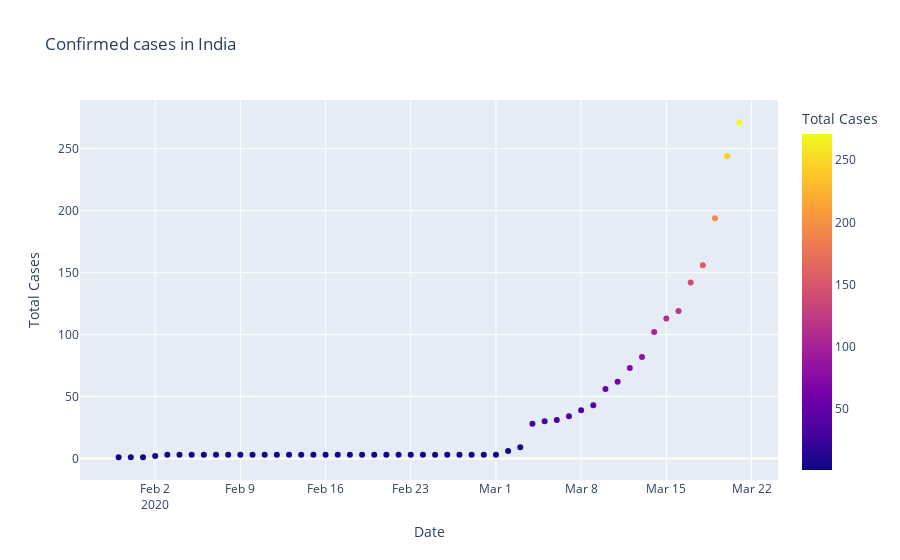
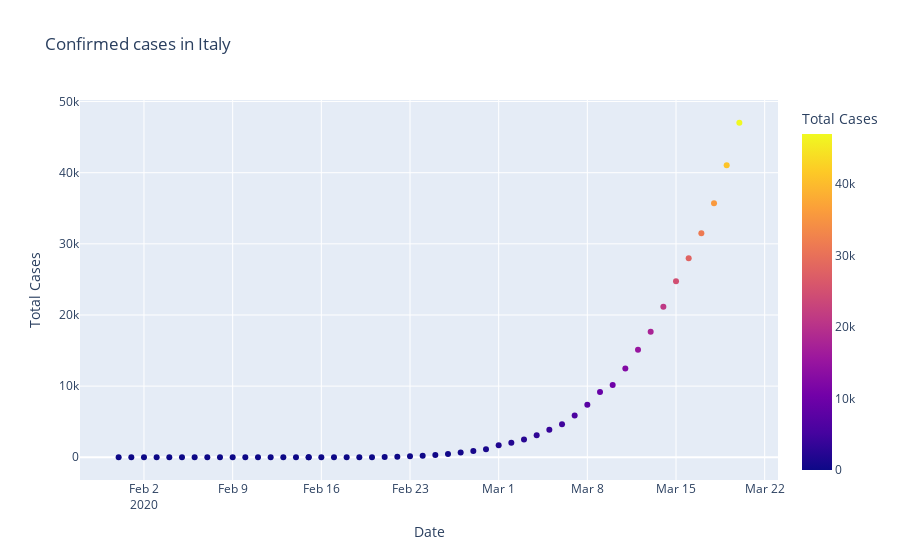

The notebook cell these images were saved under, in order:
### Code cell
## Usinng plotely Express

## Visulization using Using Matplotlib

fig=px.scatter(dbd_India,x='Date',y='Total Cases',color='Total Cases',title="Confirmed cases in India")
fig.show()


fig=px.scatter(dbd_Italy,x='Date',y='Total Cases',color='Total Cases',title="Confirmed cases in Italy")
fig.show()


fig=px.scatter(dbd_Korea,x='Date',y='Total Cases',color='Total Cases',title="Confirmed cases in Korea")
fig.show()

fig=px.scatter(dbd_Wuhan,x='Date',y='Total Cases',color='Total Cases',title="Confirmed cases in Wuhan")
fig.show()

### Figure 1 — Plotly figure (JSON) as saved in the notebook; plotly's stock layout.template omitted (floating-point values rounded to 4 significant figures)
{"data": [{"hovertemplate": "Date=%{x}<br>Total Cases=%{marker.color}<extra></extra>", "legendgroup": "", "marker": {"color": [1, 1, 1, 2, 3, 3, 3, 3, 3, 3, 3, 3, 3, 3, 3, 3, 3, 3, 3, 3, 3, 3, 3, 3, 3, 3, 3, 3, 3, 3, 3, 3, 6, 9, 28, 30, 31, 34, 39, 43, 56, 62, 73, 82, 102, 113, 119, 142, 156, 194, 244, 271], "coloraxis": "coloraxis", "symbol": "circle"}, "mode": "markers", "name": "", "showlegend": false, "type": "scatter", "x": ["2020-01-30T00:00:00", "2020-01-31T00:00:00", "2020-02-01T00:00:00", "2020-02-02T00:00:00", "2020-02-03T00:00:00", "2020-02-04T00:00:00", "2020-02-05T00:00:00", "2020-02-06T00:00:00", "2020-02-07T00:00:00", "2020-02-08T00:00:00", "2020-02-09T00:00:00", "2020-02-10T00:00:00", "2020-02-11T00:00:00", "2020-02-12T00:00:00", "2020-02-13T00:00:00", "2020-02-14T00:00:00", "2020-02-15T00:00:00", "2020-02-16T00:00:00", "2020-02-17T00:00:00", "2020-02-18T00:00:00", "2020-02-19T00:00:00", "2020-02-20T00:00:00", "2020-02-21T00:00:00", "2020-02-22T00:00:00", "2020-02-23T00:00:00", "2020-02-24T00:00:00", "2020-02-25T00:00:00", "2020-02-26T00:00:00", "2020-02-27T00:00:00", "2020-02-28T00:00:00", "2020-02-29T00:00:00", "2020-03-01T00:00:00", "2020-03-02T00:00:00", "2020-03-03T00:00:00", "2020-03-04T00:00:00", "2020-03-05T00:00:00", "2020-03-06T00:00:00", "2020-03-07T00:00:00", "2020-03-08T00:00:00", "2020-03-09T00:00:00", "2020-03-10T00:00:00", "2020-03-11T00:00:00", "2020-03-12T00:00:00", "2020-03-13T00:00:00", "2020-03-14T00:00:00", "2020-03-15T00:00:00", "2020-03-16T00:00:00", "2020-03-17T00:00:00", "2020-03-18T00:00:00", "2020-03-19T00:00:00", "2020-03-20T00:00:00", "2020-03-21T00:00:00"], "xaxis": "x", "y": [1, 1, 1, 2, 3, 3, 3, 3, 3, 3, 3, 3, 3, 3, 3, 3, 3, 3, 3, 3, 3, 3, 3, 3, 3, 3, 3, 3, 3, 3, 3, 3, 6, 9, 28, 30, 31, 34, 39, 43, 56, 62, 73, 82, 102, 113, 119, 142, 156, 194, 244, 271], "yaxis": "y"}], "layout": {"coloraxis": {"colorbar": {"title": {"text": "Total Cases"}}, "colorscale": [[0, "#0d0887"], [0.1111, "#46039f"], [0.2222, "#7201a8"], [0.3333, "#9c179e"], [0.4444, "#bd3786"], [0.5556, "#d8576b"], [0.6667, "#ed7953"], [0.7778, "#fb9f3a"], [0.8889, "#fdca26"], [1, "#f0f921"]]}, "legend": {"tracegroupgap": 0}, "title": {"text": "Confirmed cases in India"}, "xaxis": {"anchor": "y", "domain": [0, 1], "title": {"text": "Date"}}, "yaxis": {"anchor": "x", "domain": [0, 1], "title": {"text": "Total Cases"}}}}

### Figure 2 — Plotly figure (JSON) as saved in the notebook; plotly's stock layout.template omitted (floating-point values rounded to 4 significant figures)
{"data": [{"hovertemplate": "Date=%{x}<br>Total Cases=%{marker.color}<extra></extra>", "legendgroup": "", "marker": {"color": [2, 2, 2, 2, 2, 2, 3, 3, 3, 3, 3, 3, 3, 3, 3, 3, 3, 3, 3, 3, 3, 3, 20, 79, 157, 229, 323, 470, 655, 889, 1128, 1701, 2036, 2502, 3089, 3858, 4636, 5883, 7375, 9172, 10149, 12462, 15113, 17660, 21157, 24747, 27980, 31506, 35713, 41035, 47021], "coloraxis": "coloraxis", "symbol": "circle"}, "mode": "markers", "name": "", "showlegend": false, "type": "scatter", "x": ["2020-01-31T00:00:00", "2020-02-01T00:00:00", "2020-02-02T00:00:00", "2020-02-03T00:00:00", "2020-02-04T00:00:00", "2020-02-05T00:00:00", "2020-02-06T00:00:00", "2020-02-07T00:00:00", "2020-02-08T00:00:00", "2020-02-09T00:00:00", "2020-02-10T00:00:00", "2020-02-11T00:00:00", "2020-02-12T00:00:00", "2020-02-13T00:00:00", "2020-02-14T00:00:00", "2020-02-15T00:00:00", "2020-02-15T00:00:00", "2020-02-16T00:00:00", "2020-02-17T00:00:00", "2020-02-18T00:00:00", "2020-02-19T00:00:00", "2020-02-20T00:00:00", "2020-02-21T00:00:00", "2020-02-22T00:00:00", "2020-02-23T00:00:00", "2020-02-24T00:00:00", "2020-02-25T00:00:00", "2020-02-26T00:00:00", "2020-02-27T00:00:00", "2020-02-28T00:00:00", "2020-02-29T00:00:00", "2020-03-01T00:00:00", "2020-03-02T00:00:00", "2020-03-03T00:00:00", "2020-03-04T00:00:00", "2020-03-05T00:00:00", "2020-03-06T00:00:00", "2020-03-07T00:00:00", "2020-03-08T00:00:00", "2020-03-09T00:00:00", "2020-03-10T00:00:00", "2020-03-11T00:00:00", "2020-03-12T00:00:00", "2020-03-13T00:00:00", "2020-03-14T00:00:00", "2020-03-15T00:00:00", "2020-03-16T00:00:00", "2020-03-17T00:00:00", "2020-03-18T00:00:00", "2020-03-19T00:00:00", "2020-03-20T00:00:00"], "xaxis": "x", "y": [2, 2, 2, 2, 2, 2, 3, 3, 3, 3, 3, 3, 3, 3, 3, 3, 3, 3, 3, 3, 3, 3, 20, 79, 157, 229, 323, 470, 655, 889, 1128, 1701, 2036, 2502, 3089, 3858, 4636, 5883, 7375, 9172, 10149, 12462, 15113, 17660, 21157, 24747, 27980, 31506, 35713, 41035, 47021], "yaxis": "y"}], "layout": {"coloraxis": {"colorbar": {"title": {"text": "Total Cases"}}, "colorscale": [[0, "#0d0887"], [0.1111, "#46039f"], [0.2222, "#7201a8"], [0.3333, "#9c179e"], [0.4444, "#bd3786"], [0.5556, "#d8576b"], [0.6667, "#ed7953"], [0.7778, "#fb9f3a"], [0.8889, "#fdca26"], [1, "#f0f921"]]}, "legend": {"tracegroupgap": 0}, "title": {"text": "Confirmed cases in Italy"}, "xaxis": {"anchor": "y", "domain": [0, 1], "title": {"text": "Date"}}, "yaxis": {"anchor": "x", "domain": [0, 1], "title": {"text": "Total Cases"}}}}
